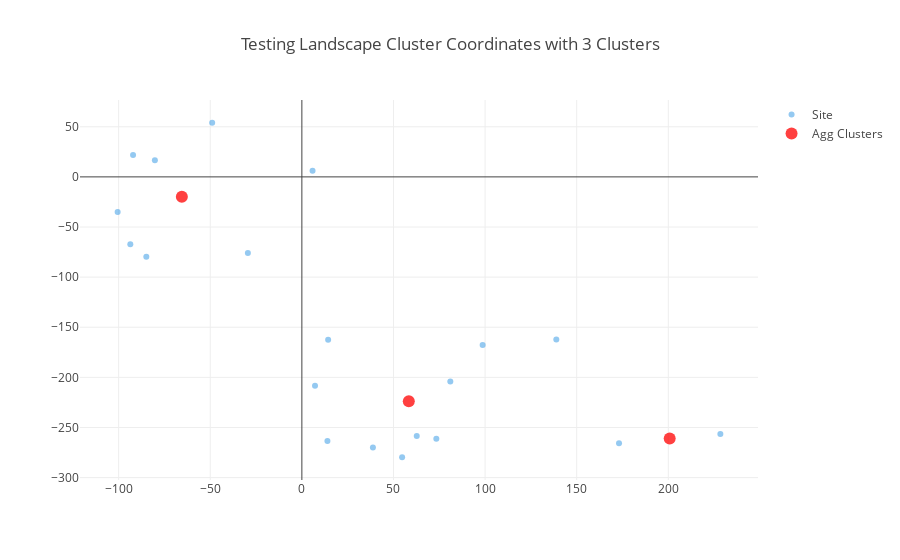

This figure's notebook cell:
### Code cell
c = "coordinates.csv"#"YorkeysKnobFiltered/YK_Coordinates.csv"
probs = "nPartiteAdjMatrix.csv"#"YorkeysKnobFiltered/YN_Probs.csv"
numClusters = 3
field_names = ['X', 'Y', "w"]
coords = pd.read_csv(c, header=None, names=field_names)
coords = coords.loc[:,["X","Y"]]
#change indexing of coords to match with transitions (0-19 instead of 1-20)
coords.index = np.arange(0, 20)
transitions = pd.read_csv(probs, header=None)
# Create a trace for building points
trace = go.Scatter(
    x = coords['X'].as_matrix(),
    y = coords['Y'].as_matrix(),
    name = 'Site',
    mode = 'markers',
    marker = dict(
        size = 6,
        color = 'rgba(42, 147, 227, .50)',
    )
)
agg = AgglomerativeClustering(n_clusters = numClusters).fit(coords.as_matrix())
aggPoints = []

for x in range(0, numClusters):
    aggPoints.append([])

for x in range(0, len(coords)):
    aggPoints[agg.labels_[x]].append(coords.as_matrix()[x])

centersX = []
centersY = []

clusterLabels = agg.labels_
citiesInCluster = [0] * len(clusterLabels)
for x in range(0, len(clusterLabels)):
    citiesInCluster[clusterLabels[x]] += 1

for x in range(0, numClusters):
    sumX = 0
    sumY = 0
    for y in range(0, len(aggPoints[x])):
        sumX += aggPoints[x][y][0]
        sumY += aggPoints[x][y][1]
    centersX.append(sumX / len(aggPoints[x]))
    centersY.append(sumY / len(aggPoints[x]))

aggCentersTrace = go.Scatter(
    x = centersX,
    y = centersY,
    name = 'Agg Clusters',
    mode = 'markers',
    marker = dict(
        size = 12,
        color = 'rgba(255, 0, 0, 0.75)'
    )
)

#Plot result
points = [trace]
points.append(aggCentersTrace)
#Gets name of city from the name of the csv file
cityName = "Testing"#$c.split("/")[1].split("_")[0]
#Plot
iplot({
        "data": points,
        'layout': {'title': cityName + ' Landscape Cluster Coordinates with ' + str(numClusters) + ' Clusters'}
        },
        )

d = {"clusters":clusterLabels, "site":np.arange(0, len(clusterLabels), 1)}

coords["site"] = np.arange(0, 20)
coords['cluster'] = clusterLabels

#sites_w_clusters = pd.DataFrame(data=d).sort_values("clusters")
cluster0 = coords.loc[coords['cluster'] == 0]
cluster1 = coords.loc[coords['cluster'] == 1]
cluster2 = coords.loc[coords['cluster'] == 2]

### Figure 1 — Plotly figure (JSON) as saved in the notebook; plotly's stock layout.template omitted (floating-point values rounded to 4 significant figures)
{"data": [{"marker": {"color": "rgba(42, 147, 227, .50)", "size": 6}, "mode": "markers", "name": "Site", "type": "scatter", "x": [-92.14, -48.95, 5.826, -93.63, -100.5, -84.9, -80.22, -29.48, 14.34, 81.02, 98.66, 173.1, 228.4, 138.9, 73.39, 7.171, 13.95, 62.69, 54.71, 38.77], "y": [21.83, 54.01, 6.109, -67.15, -35.1, -79.67, 16.51, -76.01, -162.4, -204.1, -167.6, -265.7, -256.5, -162.2, -261.2, -208.5, -263.4, -258.6, -279.7, -270.0]}, {"marker": {"color": "rgba(255, 0, 0, 0.75)", "size": 12}, "mode": "markers", "name": "Agg Clusters", "type": "scatter", "x": [58.36, -65.5, 200.7], "y": [-223.8, -19.93, -261.1]}], "layout": {"title": "Testing Landscape Cluster Coordinates with 3 Clusters"}}
